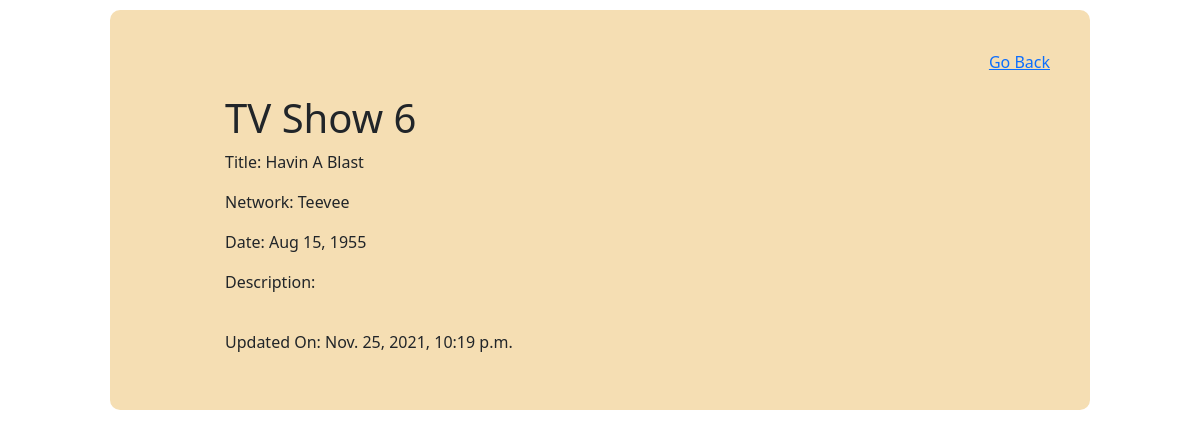
The page /shows/6 on the database its author committed.
### semi_restful_tv_shows_app/models.py (models this page shows)
class Show(models.Model):
    title=models.CharField(max_length=255)
    network=models.CharField(max_length=255)
    release_date=models.DateField()
    desc=models.TextField()
    created_at=models.DateTimeField(auto_now_add=True)
    updated_at=models.DateTimeField(auto_now=True)
    objects = ShowManager()

### semi_restful_tv_shows_app/views.py (the view)
# urls.py: path('shows/<int:id>', views.show_info),
def show_info(request, id):
    context = {
        'show':Show.objects.get(id=id)
    }
    return render(request, "view-show.html", context)

### semi_restful_tv_shows_app/templates/view-show.html (shortened to what this page needs)
<!DOCTYPE html>
<html lang="en">
<head>
    {% load static %}
    <link href="https://cdn.jsdelivr.net/npm/bootstrap@5.1.3/dist/css/bootstrap.min.css" rel="stylesheet">
    <link rel="stylesheet" href="{% static 'css/style.css'%}">
</head>
<body>
    <div id="wrapper3">
        <a href="/" class="link-right">Go Back</a>
        <div id="middle-section3">
            <h1>TV Show {{show.id}}</h1>
            <p>Title: {{show.title}}</p>
            <p>Network: {{show.network}}</p>
            <p>Date: {{show.release_date|date:"M d, Y"}}</p>
            <p>Description: {{show.desc}}</p>
        </div>
        <div id="bottom-section3">
            <p>Updated On: {{show.updated_at}}</p>
        </div>
    </div>
</body>
</html>

### semi_restful_tv_shows_app/static/css/style.css (style rules this page uses)
* { box-sizing: border-box; margin: 0; padding: 0; }
.link-right { width: 950px; display: flex; justify-content: flex-end; }
#wrapper3 { width: 980px; min-height: 400px; margin: 10px auto; padding: 20px 20px; display: flex; flex-direction: column; align-items: center; background-color: wheat; border-radius: 10px; }
#wrapper3 a { align-self: flex-end; margin: 20px 20px 0 0; }
#middle-section3 { width: 750px; padding: 20px 0 20px 0; display: flex; flex-direction: column; align-items: flex-start; }
#bottom-section3 { width: 750px; display: flex; justify-content: flex-start; }

### rows shown on the page
Show: id "6", title "Havin A Blast", network "Teevee", release_date "Aug 15, 1955", updated_at "Nov. 25, 2021, 10:19 p.m."
